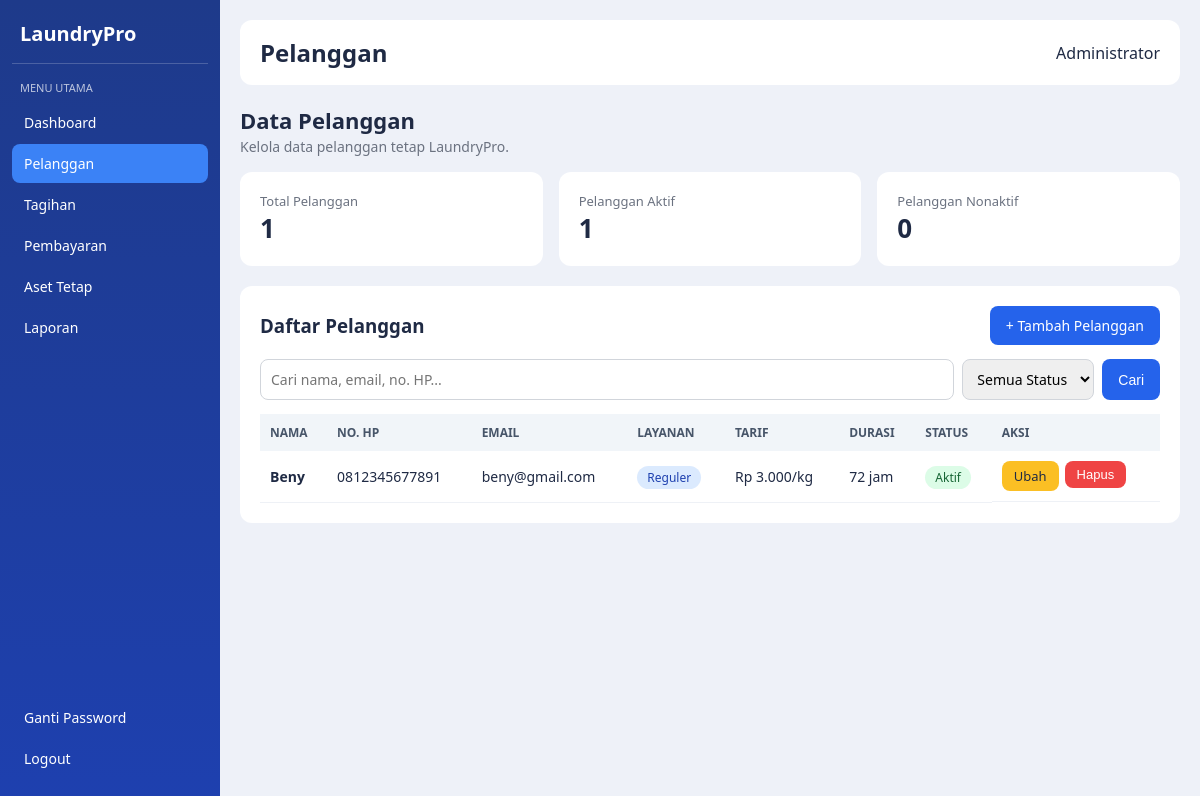
/admin/pelanggan/index.php (signed in), run on the app's committed database.
### tables this page shows
CREATE TABLE pelanggan (
    id_pelanggan  INT AUTO_INCREMENT PRIMARY KEY,
    id_user       INT NOT NULL UNIQUE,
    id_layanan    INT NOT NULL,
    nama          VARCHAR(100) NOT NULL,
    no_hp         VARCHAR(20) NOT NULL,
    alamat        TEXT,
    status        ENUM('aktif','nonaktif') DEFAULT 'aktif',
    created_at    DATETIME DEFAULT CURRENT_TIMESTAMP,
    FOREIGN KEY (id_user) REFERENCES users(id_user) ON DELETE CASCADE,
    FOREIGN KEY (id_layanan) REFERENCES layanan(id_layanan)
);

CREATE TABLE users (
    id_user     INT AUTO_INCREMENT PRIMARY KEY,
    email       VARCHAR(100) NOT NULL UNIQUE,
    password    VARCHAR(255) NOT NULL,            
    role        ENUM('admin','pelanggan') NOT NULL,
    created_at  DATETIME DEFAULT CURRENT_TIMESTAMP
);

CREATE TABLE layanan (
    id_layanan    INT AUTO_INCREMENT PRIMARY KEY,
    nama_layanan  VARCHAR(50) NOT NULL,
    tarif_per_kg  INT NOT NULL,                   
    durasi_jam    INT NOT NULL                    
);

### includes/fungsi.php (called while the page is built, shortened)
<?php
function rupiah($angka)
{
    return "Rp " . number_format($angka, 0, ',', '.');
}
function e($teks)
{
    return htmlspecialchars($teks ?? '', ENT_QUOTES);
}

### admin/pelanggan/index.php (the view, shortened to what this page needs)
<?php
require_once __DIR__ . '/../../config/koneksi.php';
$aktif = 'pelanggan';
$ringkas = mysqli_fetch_assoc(mysqli_query($koneksi, "
    SELECT COUNT(*) AS total,
           SUM(status = 'aktif') AS aktif,
           SUM(status = 'nonaktif') AS nonaktif
    FROM pelanggan"));
$cari   = trim($_GET['cari'] ?? '');
$sql = "SELECT p.*, u.email, l.nama_layanan, l.tarif_per_kg, l.durasi_jam
        FROM pelanggan p
        JOIN users u ON u.id_user = p.id_user
        JOIN layanan l ON l.id_layanan = p.id_layanan
        WHERE (p.nama LIKE ? OR u.email LIKE ? OR p.no_hp LIKE ?)";
$param = ["%$cari%", "%$cari%", "%$cari%"];
$tipe  = "sss";
$sql .= " ORDER BY p.nama";
$stmt = mysqli_prepare($koneksi, $sql);
mysqli_stmt_bind_param($stmt, $tipe, ...$param);
mysqli_stmt_execute($stmt);
$data = mysqli_stmt_get_result($stmt);
?>
<!DOCTYPE html>
<html lang="id">
<head>
    <link rel="stylesheet" href="/laundrypro/assets/style.css">
</head>
<body>
<?php include '../sidebar.php'; ?>
<main class="konten">
    <div class="topbar">
        <h2>Pelanggan</h2>
        <span><?= e($_SESSION['nama']) ?></span>
    </div>
    <h1 class="judul">Data Pelanggan</h1>
    <p class="keterangan">Kelola data pelanggan tetap LaundryPro.</p>
    <div class="baris-statistik">
        <div class="kartu stat"><span>Total Pelanggan</span><b><?= (int)$ringkas['total'] ?></b></div>
        <div class="kartu stat"><span>Pelanggan Aktif</span><b><?= (int)$ringkas['aktif'] ?></b></div>
        <div class="kartu stat"><span>Pelanggan Nonaktif</span><b><?= (int)$ringkas['nonaktif'] ?></b></div>
    </div>
    <div class="kartu">
        <div class="kepala-kartu">
            <h3>Daftar Pelanggan</h3>
            <a href="tambah.php" class="btn btn-utama">+ Tambah Pelanggan</a>
        </div>
        <form method="GET" class="form-cari">
            <input type="text" name="cari" placeholder="Cari nama, email, no. HP..." value="<?= e($cari) ?>">
            <select name="status">
                <option value="">Semua Status</option>
            </select>
            <button type="submit" class="btn btn-utama">Cari</button>
        </form>
        <div class="tabel-wrap">
        <table class="tabel">
            <thead>
                <tr>
                    <th>Nama</th><th>No. HP</th><th>Email</th><th>Layanan</th>
                    <th>Tarif</th><th>Durasi</th><th>Status</th><th>Aksi</th>
                </tr>
            </thead>
            <tbody>
            <?php while ($p = mysqli_fetch_assoc($data)): ?>
                <tr>
                    <td><b><?= e($p['nama']) ?></b></td>
                    <td><?= e($p['no_hp']) ?></td>
                    <td><?= e($p['email']) ?></td>
                    <td><span class="label label-biru"><?= e($p['nama_layanan']) ?></span></td>
                    <td><?= rupiah($p['tarif_per_kg']) ?>/kg</td>
                    <td><?= (int)$p['durasi_jam'] ?> jam</td>
                    <td><span class="label <?= $p['status'] == 'aktif' ? 'label-hijau' : 'label-abu' ?>"><?= ucfirst($p['status']) ?></span></td>
                    <td class="aksi">
                        <a href="edit.php?id=<?= $p['id_pelanggan'] ?>" class="btn btn-kuning btn-kecil">Ubah</a>
                        <form action="hapus.php" method="POST" onsubmit="return confirm(<?= e(json_encode('Yakin hapus pelanggan ' . $p['nama'] . '?')) ?>);">
                            <button type="submit" class="btn btn-merah btn-kecil">Hapus</button>
                        </form>
                    </td>
                </tr>
            <?php endwhile; ?>
            </tbody>
        </table>
        </div>
    </div>
</main>
</body>
</html>

### admin/sidebar.php
<?php $aktif = $aktif ?? ''; ?>
<aside class="sidebar">
    <div class="logo">LaundryPro</div>
    <p class="menu-judul">MENU UTAMA</p>
    <a href="/laundrypro/admin/dashboard.php" class="<?= $aktif == 'dashboard' ? 'aktif' : '' ?>">Dashboard</a>
    <a href="/laundrypro/admin/pelanggan/index.php" class="<?= $aktif == 'pelanggan' ? 'aktif' : '' ?>">Pelanggan</a>
    <a href="/laundrypro/admin/tagihan/index.php" class="<?= $aktif == 'tagihan' ? 'aktif' : '' ?>">Tagihan</a>
    <a href="/laundrypro/admin/pembayaran/index.php" class="<?= $aktif == 'pembayaran' ? 'aktif' : '' ?>">Pembayaran</a>
    <a href="/laundrypro/admin/aset/index.php" class="<?= $aktif == 'aset' ? 'aktif' : '' ?>">Aset Tetap</a>
    <a href="/laundrypro/admin/laporan/index.php" class="<?= $aktif == 'laporan' ? 'aktif' : '' ?>">Laporan</a>
    <a href="/laundrypro/ganti_password.php" class="<?= $aktif == 'password' ? 'aktif' : '' ?> menu-bawah">Ganti Password</a>
    <a href="/laundrypro/logout.php" class="logout-link">Logout</a>
</aside>

### assets/style.css (style rules this page uses)
* { box-sizing: border-box; margin: 0; padding: 0; }
body { font-family: "Segoe UI", Arial, sans-serif; background: #eef1f8; color: #1f2a44; }
.btn { display: inline-block; padding: 10px 16px; border: none; border-radius: 8px; cursor: pointer; font-size: 14px; text-decoration: none; }
.btn-utama { background: #2563eb; color: #fff; }
.sidebar { position: fixed; top: 0; left: 0; bottom: 0; width: 220px; padding: 20px 12px; background: linear-gradient(180deg, #1e3a8a, #1e40af); color: #fff; display: flex; flex-direction: column; }
.sidebar .logo { font-size: 20px; font-weight: bold; padding: 0 8px 16px; border-bottom: 1px solid rgba(255,255,255,.2); }
.sidebar .menu-judul { font-size: 11px; opacity: .7; margin: 16px 8px 8px; }
.sidebar a { color: #fff; text-decoration: none; padding: 10px 12px; border-radius: 8px; font-size: 14px; margin-bottom: 2px; }
.sidebar a.aktif { background: #3b82f6; }
.sidebar a.menu-bawah { margin-top: auto; }
.konten { margin-left: 220px; padding: 20px; }
.topbar { background: #fff; padding: 16px 20px; border-radius: 12px; display: flex; justify-content: space-between; align-items: center; margin-bottom: 20px; }
.kartu { background: #fff; padding: 20px; border-radius: 12px; margin-bottom: 20px; }
.judul { font-size: 22px; margin-bottom: 2px; }
.keterangan { color: #6b7280; font-size: 14px; margin-bottom: 16px; }
.baris-statistik { display: grid; grid-template-columns: repeat(auto-fit, minmax(180px, 1fr)); gap: 16px; }
.stat span { display: block; color: #6b7280; font-size: 13px; }
.stat b { font-size: 26px; }
.kepala-kartu { display: flex; justify-content: space-between; align-items: center; margin-bottom: 14px; }
.form-cari { display: flex; gap: 8px; margin-bottom: 14px; }
.form-cari input { flex: 1; }
input, select, textarea { padding: 9px 10px; border: 1px solid #d1d5db; border-radius: 8px; font-size: 14px; font-family: inherit; }
.tabel-wrap { overflow-x: auto; }
.tabel { width: 100%; border-collapse: collapse; font-size: 14px; }
.tabel th { background: #f1f5f9; text-align: left; padding: 10px; font-size: 12px; color: #475569; text-transform: uppercase; }
.tabel td { padding: 10px; border-bottom: 1px solid #eef1f6; }
.aksi { display: flex; gap: 6px; }
.aksi form { display: inline; }
.label { padding: 3px 10px; border-radius: 20px; font-size: 12px; }
.label-biru { background: #dbeafe; color: #1e40af; }
.label-hijau { background: #dcfce7; color: #166534; }
.btn-kecil { padding: 6px 12px; font-size: 13px; }
.btn-kuning { background: #fbbf24; color: #1f2a44; }
.btn-merah { background: #ef4444; color: #fff; }

### data on the page
pelanggan: nama "Beny", no_hp "0812345677891", id_user.email "beny@gmail.com", id_layanan.nama_layanan "Reguler", id_layanan.tarif_per_kg "Rp 3.000", id_layanan.durasi_jam "72", status "Aktif"

### other printed values
$_SESSION['nama'] "Administrator"
$ringkas['total'] "1"
$ringkas['aktif'] "1"
$ringkas['nonaktif'] "0"
